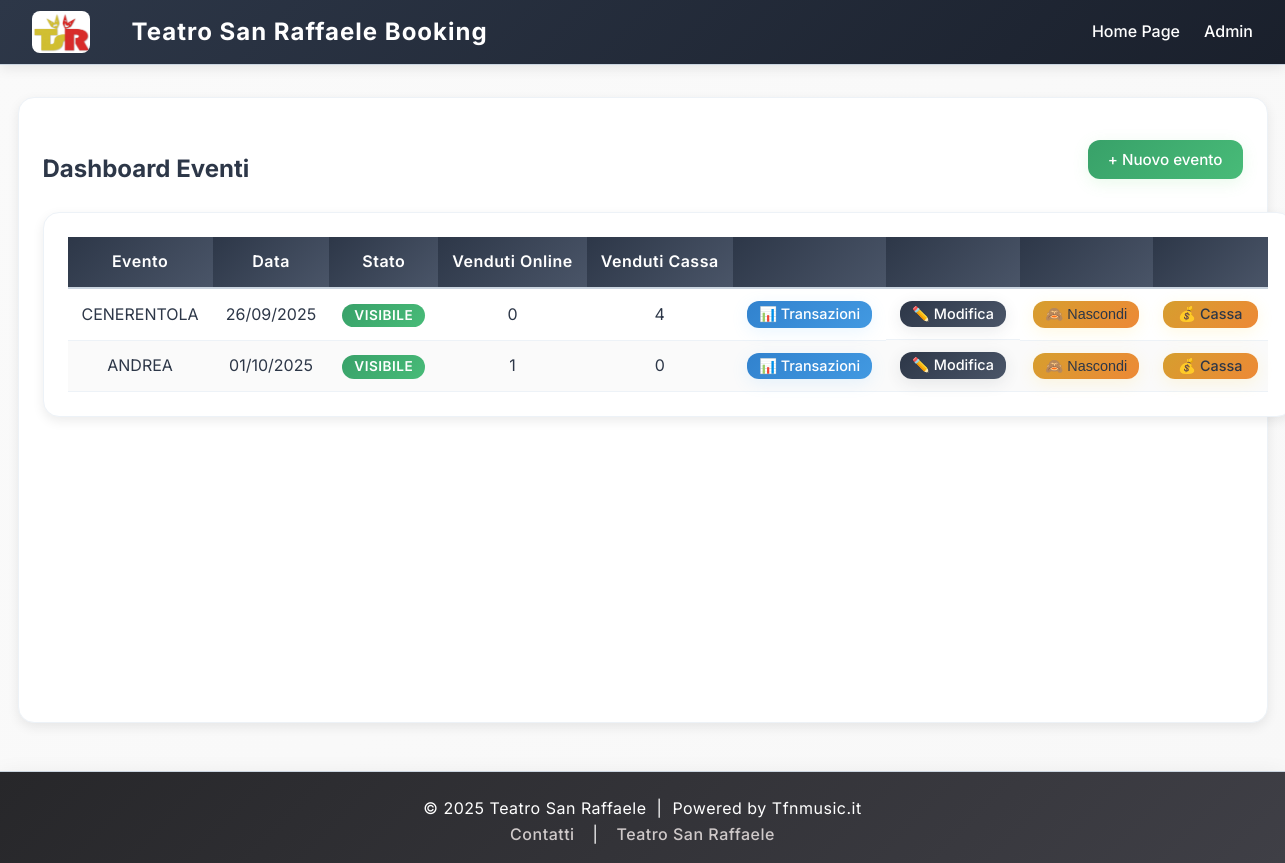
/dashboard (signed in), run on the app's committed database.
### tables this page shows
CREATE TABLE events (
    id INTEGER PRIMARY KEY AUTOINCREMENT,
    title TEXT NOT NULL,
    date TEXT NOT NULL,
    time TEXT NOT NULL,
    price REAL NOT NULL,
    poster_url TEXT         
, visible INTEGER DEFAULT 1);

### app.py (the view)
@app.route('/dashboard')
@login_required
def dashboard():
    try:
        events = get_all_events_admin()
        event_list = []
        for event in events:
            try:
                stats = get_event_stats(event['id'])
                event_list.append({
                    'id': event['id'],
                    'title': event['title'],
                    'date': event['date'],
                    'time': event['time'],
                    'price': event['price'],
                    'sold': stats['sold'],
                    'validated': stats['validated'],
                    'pending': stats['pending'],
                    'visible': event['visible'],
                })
            except Exception as e:
                logger.error(f"Errore calcolo statistiche evento {event['id']}: {e}")
                event_list.append({
                    'id': event['id'],
                    'title': event['title'],
                    'date': event['date'],
                    'time': event['time'],
                    'price': event['price'],
                    'sold': 0,
                    'validated': 0,
                    'pending': 0,
                    'visible': event['visible'],
                })
        logger.info(f"Dashboard caricata con {len(event_list)} eventi")
        return render_template('dashboard.html', events=event_list)
    except Exception as e:
        logger.error(f"Errore caricamento dashboard: {e}")
        flash('Errore nel caricamento della dashboard', 'error')
        return render_template('dashboard.html', events=[])

### app.py (called while the page is built)
@app.context_processor
def inject_now():
    return {'now': datetime.now}

### auth.py (called while the page is built)
def login_required(f):
    @wraps(f)
    def decorated_function(*args, **kwargs):
        if session.get('logged_in') != True:
            return redirect(url_for('admin'))
        return f(*args, **kwargs)
    return decorated_function

### database.py (called while the page is built)
def get_db():
    conn = sqlite3.connect(DB_PATH)
    conn.row_factory = sqlite3.Row
    return conn

def get_all_events_admin():
    conn = get_db()
    events = conn.execute('SELECT * FROM events').fetchall()
    conn.close()
    return events

def get_event_stats(event_id):
    conn = get_db()
    pending = conn.execute(
        'SELECT SUM(LENGTH(seats) - LENGTH(REPLACE(seats, ",", "")) + 1) AS pending_count '
        'FROM bookings WHERE event_id=? AND status=1', (event_id,)
    ).fetchone()['pending_count'] or 0
    sold = conn.execute(
        'SELECT SUM(LENGTH(seats) - LENGTH(REPLACE(seats, ",", "")) + 1) AS sold_count '
        'FROM bookings WHERE event_id=? AND status =2', (event_id,)
    ).fetchone()['sold_count'] or 0
    validated = conn.execute(
        'SELECT SUM(LENGTH(seats) - LENGTH(REPLACE(seats, ",", "")) + 1) AS validated_count '
        'FROM bookings WHERE event_id=? AND status=3', (event_id,)
    ).fetchone()['validated_count'] or 0
    conn.close()
    return {'pending': pending, 'sold': sold, 'validated': validated}

### templates/dashboard.html (shortened to what this page needs)
{% extends 'base.html' %}
{% block content %}
<div class="d-flex justify-between align-center mb-4">
  <h2 class="mb-0">Dashboard Eventi</h2>
  <a href="{{ url_for('add_event') }}" class="btn btn-success">+ Nuovo evento</a>
</div>
<div class="table-wrapper">
  <table class="table">
    <thead>
      <tr>
        <th>Evento</th>
        <th>Data</th>
        <th>Stato</th>
        <th>Venduti Online</th>
        <th>Venduti Cassa</th>
        <th></th>
        <th></th>
        <th></th>
        <th></th>
      </tr>
    </thead>
    <tbody>
      {% for e in events |sort(attribute='id') %}
      <tr>
        <td>{{ e.title }}</td>
        <td>{{ e.date }}</td>
        <td>
          {% if e.visible == 1 %}
          <span class="badge badge-visible">Visibile</span>
          {% else %}
          <span class="badge badge-hidden">Nascosto</span>
          {% endif %}
        </td>
        <td>{{ e.sold }}</td>
        <td>{{ e.validated }}</td>
        <td>
          <a href="{{ url_for('event_transactions', event_id=e.id) }}" class="btn btn-info btn-sm">📊 Transazioni</a>
        </td>
        <td class="dashboard-actions">
          <a href="{{ url_for('edit_event', event_id=e.id) }}" class="btn btn-primary btn-sm">✏️ Modifica</a>
        </td>
        <td>
          {% if e.visible == 1 %}
          <form action="{{ url_for('hide_event_route', event_id=e.id) }}" method="post" style="display:inline;"
            onsubmit="return confirm('Sei sicuro di voler nascondere questo evento dalla vista pubblica?');">
            <button type="submit" class="btn btn-warning btn-sm">🙈 Nascondi</button>
          </form>
          {% else %}
          <form action="{{ url_for('show_event_route', event_id=e.id) }}" method="post" style="display:inline;"
            onsubmit="return confirm('Sei sicuro di voler rendere visibile questo evento?');">
            <button type="submit" class="btn btn-success btn-sm">👁️ Mostra</button>
          </form>
          {% endif %}
        </td>
        <td>
          <a href="{{ url_for('admin_book_seats', event_id=e.id) }}" class="btn btn-warning btn-sm"
            style="display:block;">💰 Cassa</a>
        </td>
      </tr>
      {% else %}
      <tr>
        <td colspan="9" style="text-align:center; color:#888;">Nessun evento presente.</td>
      </tr>
      {% endfor %}
    </tbody>
  </table>
</div>
{% endblock %}

### data on the page
events: title "CENERENTOLA", date "26/09/2025", visible "VISIBILE", sold "0", validated "4"
events: title "ANDREA", date "01/10/2025", shows "VISIBILE", sold "1", validated "0"
